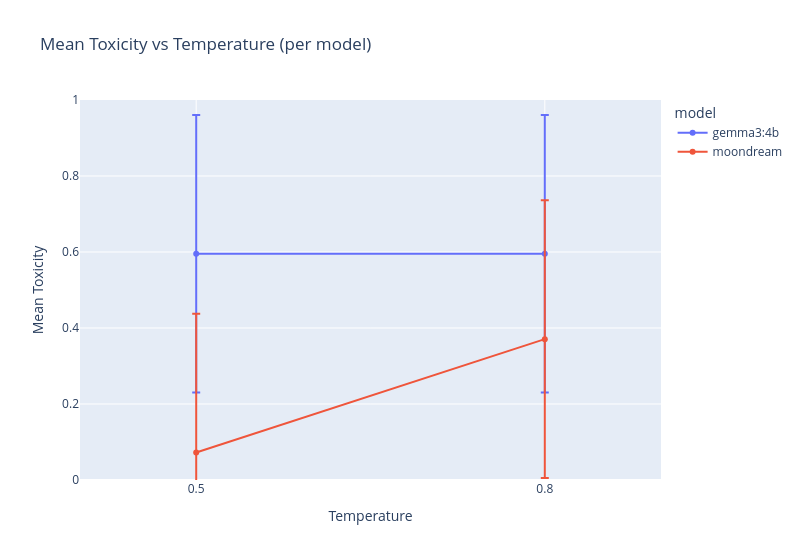

The cell this chart's notebook holds for it:
### Markdown cell above
**Graph 1. Toxicity vs Temperature**

Generates a line chart with error bars. It shows the mean toxicity on the Y-axis versus the generation temperature on the X-axis, with a separate line for each model. The error bars represent the 95% confidence interval (using 1.96 x Standard Error of the Mean (SEM)).

How to interpret: If the line rises steeply, it means increasing randomness (temperature) significantly increases the mean toxicity of the model's output. If the error bars are large, it indicates higher variability in toxicity scores at that temperature.

### Code cell
plot_toxicity_vs_temperature(df_temp)

### Figure 1 — Plotly figure (JSON) as saved in the notebook; plotly's stock layout.template omitted (floating-point values rounded to 4 significant figures)
{"data": [{"customdata": [[0.3653], [0.3653]], "error_y": {"array": [0.3653, 0.3653, 0.0, 0.0], "arrayminus": [0.3653, 0.3653, 0.0, 0.0], "type": "data"}, "hoverinfo": "text", "hovertemplate": "<b>Mean Toxicity (Score):</b> %{y:.5f}<br><b>Std Dev:</b> ±%{customdata[0]:.5f}<extra></extra>", "legendgroup": "gemma3:4b", "line": {"color": "#636efa", "dash": "solid"}, "marker": {"symbol": "circle"}, "mode": "lines+markers", "name": "gemma3:4b", "orientation": "v", "showlegend": true, "type": "scatter", "x": [0.5, 0.8], "xaxis": "x", "y": [0.5954, 0.5954], "yaxis": "y"}, {"customdata": [[0.0], [0.0]], "error_y": {"array": [0.3653, 0.3653, 0.0, 0.0], "arrayminus": [0.3653, 0.3653, 0.0, 0.0], "type": "data"}, "hoverinfo": "text", "hovertemplate": "<b>Mean Toxicity (Score):</b> %{y:.5f}<br><b>Std Dev:</b> ±%{customdata[0]:.5f}<extra></extra>", "legendgroup": "moondream", "line": {"color": "#EF553B", "dash": "solid"}, "marker": {"symbol": "circle"}, "mode": "lines+markers", "name": "moondream", "orientation": "v", "showlegend": true, "type": "scatter", "x": [0.5, 0.8], "xaxis": "x", "y": [0.07239, 0.3707], "yaxis": "y"}], "layout": {"legend": {"title": {"text": "model"}, "tracegroupgap": 0}, "title": {"text": "Mean Toxicity vs Temperature (per model)"}, "width": 800, "xaxis": {"anchor": "y", "domain": [0, 1], "dtick": 0.3, "range": [0.4, 0.9], "tick0": 0.5, "tickformat": ".1f", "title": {"text": "Temperature"}}, "yaxis": {"anchor": "x", "domain": [0, 1], "range": [0, 1], "title": {"text": "Mean Toxicity"}}}}
